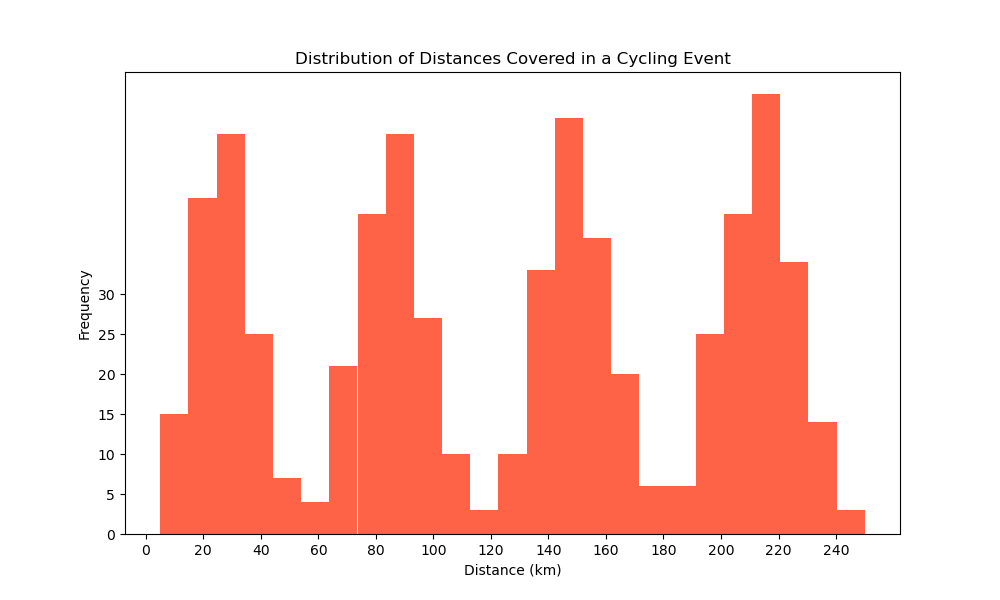

This chart was generated by the following Python code:

import matplotlib.pyplot as plt

# Data representing distances covered in kilometers
distances = [
    5, 10, 15, 20, 25, 30, 35, 40, 45, 50, 55, 60, 65, 70, 75, 80, 85, 90, 95, 100,
    105, 110, 115, 120, 125, 130, 135, 140, 145, 150, 155, 160, 165, 170, 175, 180,
    185, 190, 195, 200, 205, 210, 215, 220, 225, 230, 235, 240, 245, 250
]

# Frequencies of distances covered
frequencies = [
    3, 12, 18, 24, 30, 20, 15, 10, 5, 2, 1, 3, 8, 13, 17, 23, 28, 22, 16, 11,
    6, 4, 2, 1, 3, 7, 14, 19, 25, 27, 21, 16, 12, 8, 4, 2, 1, 5, 10, 15, 18, 22,
    26, 29, 20, 14, 9, 5, 2, 1
]

# Set figure size
plt.figure(figsize=(10, 6))

# Create a vertical histogram with modified color and bin width
plt.hist(distances, bins=25, color='#FF6347', weights=frequencies)

# Set the chart title and labels
plt.title('Distribution of Distances Covered in a Cycling Event')
plt.xlabel('Distance (km)')
plt.ylabel('Frequency')

# Customize the tick marks
plt.xticks(range(0, 260, 20))
plt.yticks(range(0, 35, 5))

# Display the plot
plt.show()
